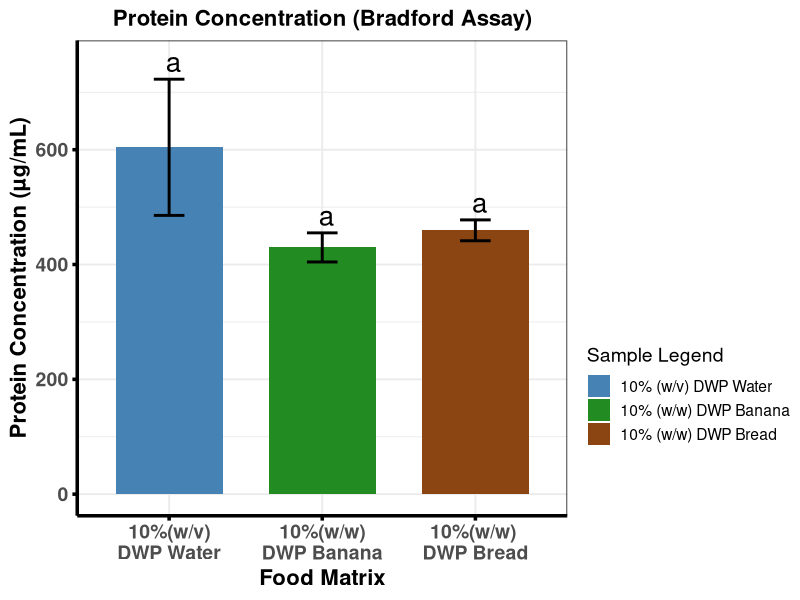
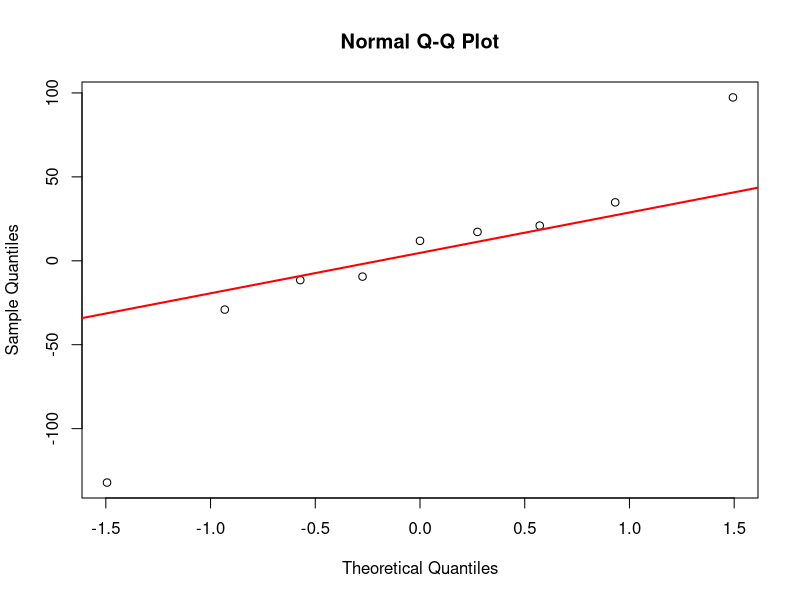
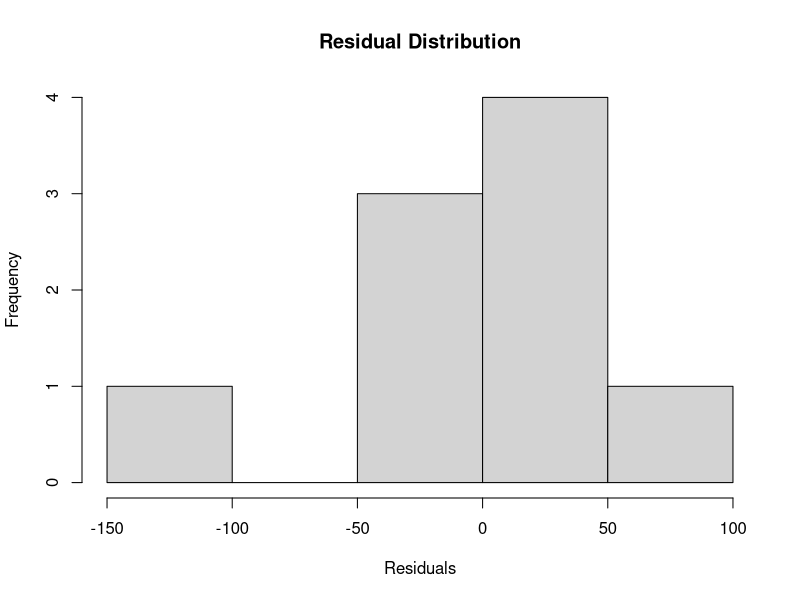

Recreate these plots in R, in order. (Note: this script raises an error after producing the figures.)
#This Code is made by Maruf Raihan (PhD,NICHE,Ulster)for Bradford data statistical analysis and visual presentation

library(emmeans)
library(multcomp)
library(multcompView)
library(ggplot2)

# ---------------------------------------------------------
# 1. RAW DATA
# ---------------------------------------------------------
df <- data.frame(
  Sample = factor(rep(c("10%(w/v)\nDWP Water", "10%(w/w)\nDWP Banana", "10%(w/w) \nDWP Bread"), each = 3),
                  levels = c("10%(w/v)\nDWP Water", "10%(w/w)\nDWP Banana", "10%(w/w) \nDWP Bread")),
  Protein = c(
    639.00, 472.04, 701.52,   # 10%(w/v)\nDWP Water
    400.72, 441.69, 447.00,   # 10%(w/w)\nDWP Banana
    448.05, 480.52, 450.14    # 10%(w/w) \nDWP Bread"
  )
)

# ---------------------------------------------------------
# 2. DESCRIPTIVE STATS
# ---------------------------------------------------------
df_stats <- aggregate(Protein ~ Sample, df, function(x) {
  c(Mean = mean(x), SD = sd(x), CV = sd(x)/mean(x)*100)
})

df_stats <- do.call(data.frame, df_stats)
names(df_stats) <- c("Sample", "Mean", "SD", "CV")

# ---------------------------------------------------------
# 3. ANOVA + TUKEY
# ---------------------------------------------------------
model <- aov(Protein ~ Sample, data = df)
emm <- emmeans(model, ~ Sample)
tukey <- summary(pairs(emm, adjust = "tukey"))

# ---------------------------------------------------------
# 4. Tukey LETTERS
# ---------------------------------------------------------
cld_out <- suppressMessages(
  cld(emm, Letters = letters, adjust = "tukey")
)

df_plot <- merge(df_stats, cld_out[, c("Sample", ".group")], by = "Sample")

# ---------------------------------------------------------
# 5. BASE PLOT
# ---------------------------------------------------------
p_bradford <- ggplot(df_plot, aes(x = Sample, y = Mean, fill = Sample)) +
  geom_col(width = 0.7) +
  geom_errorbar(aes(ymin = Mean - SD, ymax = Mean + SD),
                width = 0.2, linewidth = 1) +
  geom_text(aes(label = .group, y = Mean + SD + 30), size = 7) +
  
  scale_fill_manual(
    name= "Sample Legend",
    values = c("10%(w/v)\nDWP Water" = "steelblue",
               "10%(w/w)\nDWP Banana" = "forestgreen",
               "10%(w/w) \nDWP Bread" = "saddlebrown"),
    labels = c(
      "10% (w/v) DWP Water",
      "10% (w/w) DWP Banana",
      "10% (w/w) DWP Bread"
    ),
  ) +
  
  theme_bw(base_size = 14) +
  theme(
    legend.position = "right",
    legend.box = "vertical",
    legend.margin = margin(t = 170),      # push legend downward
    plot.title = element_text(size = 16, face = "bold", hjust = 0.5),
    axis.text.x = element_text(size = 14, face = "bold"),
    axis.text.y = element_text(size = 14, face = "bold"),
    axis.title.x = element_text(size = 16, face = "bold"),
    axis.title.y = element_text(size = 16, face = "bold"),
    axis.line = element_line(colour = "black", linewidth = 1.2),
    axis.ticks = element_line(colour = "black", linewidth = 1.2)
  ) +
  labs(
    title = "Protein Concentration (Bradford Assay)",
    x = "Food Matrix",
    y = "Protein Concentration (µg/mL)"
  ) 

# ---------------------------------------------------------
# 6. SINGLE ANOVA BRACKET ACROSS ALL THREE BARS
# ---------------------------------------------------------
#p_bradford <- p_bradford +
#  annotate("segment", x = 1, xend = 3, y = 1050, yend = 1050, linewidth = 1.2) +
# annotate("text", x = 2, y = 1080, label = "*", size = 8)

# ---------------------------------------------------------
# 7. PRINT
# ---------------------------------------------------------
print(p_bradford)

cat("\n=== DESCRIPTIVE STATS ===\n")
print(df_stats)

cat("\n=== ANOVA SUMMARY ===\n")
print(summary(model))

cat("\n=== TUKEY POST-HOC ===\n")
print(tukey)



# ---------------------------------------------------------
# ANOVA ASSUMPTION CHECKS
# ---------------------------------------------------------

# Extract residuals
res <- residuals(model)

# Shapiro-Wilk normality test
shapiro.test(res)

# Q-Q plot
qqnorm(res)
qqline(res, col = "red", lwd = 2)

# Histogram of residuals
hist(res,
     main = "Residual Distribution",
     xlab = "Residuals")

library(car)

leveneTest(Value ~ Sample, data = df_raw)


#Methods

#Assumptions of normality and homogeneity of variance were assessed using the Shapiro-Wilk and Levene's tests, respectively. Differences among food matrices were evaluated by one-way ANOVA followed by Tukey's HSD post hoc test (p < 0.05).

#Results (if reporting assumptions)

#Residuals were normally distributed (Shapiro-Wilk: W = 0.90225, p = 0.2654), supporting the use of parametric analyses.
#In your thesis, if an examiner asks why you checked residuals rather than raw values, the short answer is:

#ANOVA assumes that model residuals are normally distributed within treatments. Therefore, normality was assessed using the residuals from the fitted ANOVA model rather than the pooled raw observations
#ANOVA asks:

#"Are the differences between groups larger than the random variation within groups?"

#Therefore the distribution that matters is the distribution of the within-group random variation, i.e., the residuals.


#NAPIC 2026

# =====================================================================
# BRADFORD DATA ANALYSIS + PUBLICATION-QUALITY BAR PLOT
# Author: Maruf Raihan (PhD, NICHE, Ulster)
# =====================================================================

library(emmeans)
library(multcomp)
library(multcompView)
library(ggplot2)
library(grid)

# ---------------------------------------------------------
# 1. RAW DATA
# ---------------------------------------------------------

df <- data.frame(
  Sample = factor(
    rep(
      c(
        "10%(w/v)\nDWP Water",
        "10%(w/w)\nDWP Banana",
        "10%(w/w)\nDWP Bread"
      ),
      each = 3
    ),
    levels = c(
      "10%(w/v)\nDWP Water",
      "10%(w/w)\nDWP Banana",
      "10%(w/w)\nDWP Bread"
    )
  ),
  
  Protein = c(
    639.00, 472.04, 701.52,   # Water
    400.72, 441.69, 447.00,   # Banana
    448.05, 480.52, 450.14    # Bread
  )
)

# ---------------------------------------------------------
# 2. DESCRIPTIVE STATS
# ---------------------------------------------------------

df_stats <- aggregate(
  Protein ~ Sample,
  df,
  function(x) {
    c(
      Mean = mean(x),
      SD = sd(x),
      CV = sd(x) / mean(x) * 100
    )
  }
)

df_stats <- do.call(data.frame, df_stats)

names(df_stats) <- c(
  "Sample",
  "Mean",
  "SD",
  "CV"
)

# ---------------------------------------------------------
# 3. ANOVA + TUKEY
# ---------------------------------------------------------

model <- aov(Protein ~ Sample, data = df)

emm <- emmeans(model, ~ Sample)

tukey <- summary(
  pairs(
    emm,
    adjust = "tukey"
  )
)

# ---------------------------------------------------------
# 4. TUKEY LETTERS
# ---------------------------------------------------------

cld_out <- suppressMessages(
  cld(
    emm,
    Letters = letters,
    adjust = "tukey"
  )
)

df_plot <- merge(
  df_stats,
  cld_out[, c("Sample", ".group")],
  by = "Sample"
)

# ---------------------------------------------------------
# 5. BAR PLOT
# ---------------------------------------------------------

p_bradford <- ggplot(
  df_plot,
  aes(
    x = Sample,
    y = Mean,
    fill = Sample
  )
) +
  
  geom_col(
    width = 0.7,
    colour = "white"
  ) +
  
  geom_errorbar(
    aes(
      ymin = Mean - SD,
      ymax = Mean + SD
    ),
    width = 0.2,
    linewidth = 0.8
  ) +
  
  geom_text(
    aes(
      label = .group,
      y = Mean + SD + 30
    ),
    size = 15,
    fontface = "bold"
  ) +
  
  scale_fill_manual(
    values = c(
      "10%(w/v)\nDWP Water" = "steelblue",
      "10%(w/w)\nDWP Banana" = "forestgreen",
      "10%(w/w)\nDWP Bread" = "saddlebrown"
    )
  ) +
  
  scale_y_continuous(
    expand = expansion(mult = c(0, 0.12))
  ) +
  
  labs(
    title = "Concentration of Undigested Protein Fractions (>3 kDa) [µg/mL]",
    x = "Food Matrix",
    y ="Protein Concentration (µg/mL)"
  ) +
  
  theme_classic(base_size = 16) +
  
  theme(
    
    # Remove legend
    legend.position = "none",
    
    # White background
    panel.background = element_rect(
      fill = "white",
      colour = NA
    ),
    
    plot.background = element_rect(
      fill = "white",
      colour = NA
    ),
    
    # Center title
    plot.title = element_text(
      size = 25,
      face = "bold",
      hjust = 0.5
    ),
    
    # Axis text
    axis.text.x = element_text(
      size = 20,
      face = "bold",
      colour = "black"
    ),
    
    axis.text.y = element_text(
      size = 25,
      face = "bold",
      colour = "black"
    ),
    
    # Axis titles
    axis.title.x = element_text(
      size = 25,
      face = "bold",
      margin = margin(t = 20) 
    ),
    
    axis.title.y = element_text(
      size = 25,
      face = "bold",
      colour = "black",
      margin = margin(r = 20)
    ),
    
    # Thick bottom and left axes
    axis.line = element_line(
      colour = "black",
      linewidth = 2.5
    ),
    
    # Thick ticks
    axis.ticks = element_line(
      colour = "black",
      linewidth = 2.5
    ),
    
    axis.ticks.length = unit(0.25, "cm"),
    
    # No gridlines
    panel.grid.major = element_blank(),
    panel.grid.minor = element_blank()
  )

# ---------------------------------------------------------
# 6. PRINT PLOT
# ---------------------------------------------------------

print(p_bradford)
